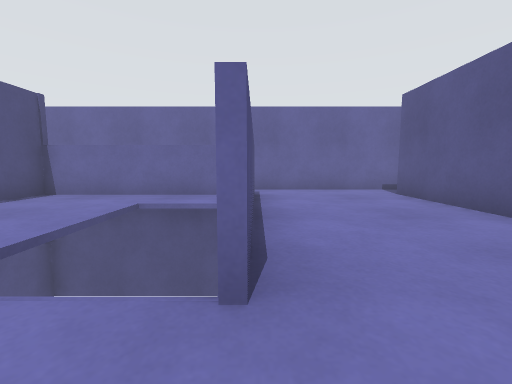
view 1 (above)

16 first-person views from a walk through a world built for the Gazebo simulator. The camera is 0.72 m above the floor, tilts 6° down and sees 90° across. The floor is counted in squares, 1 m on a side. Each view is taken from the middle of a square. On the plan, view 1 faces up. The plan holds only what a view shows up to about 9 squares ahead; the rest is blank. The place goes on beyond the plan. Robots are left out.

view 2
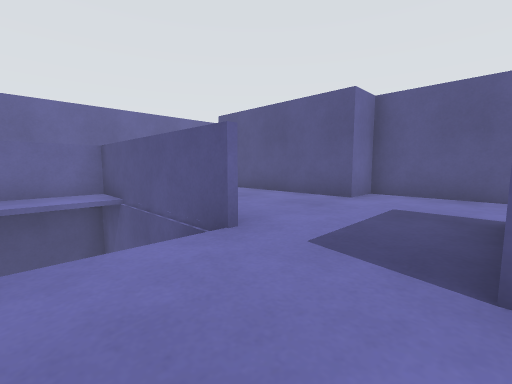

view 3
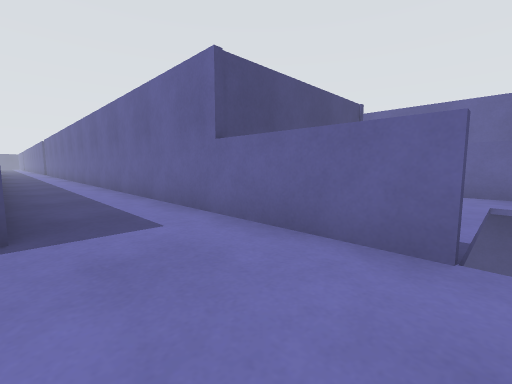

view 4
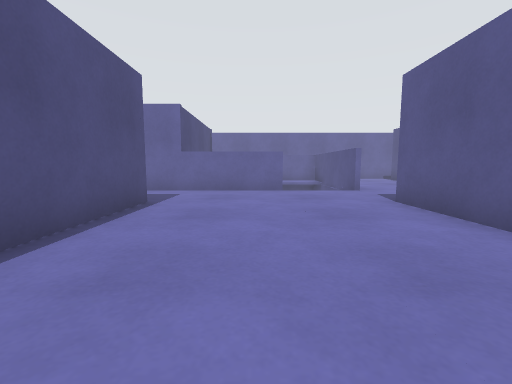

view 5
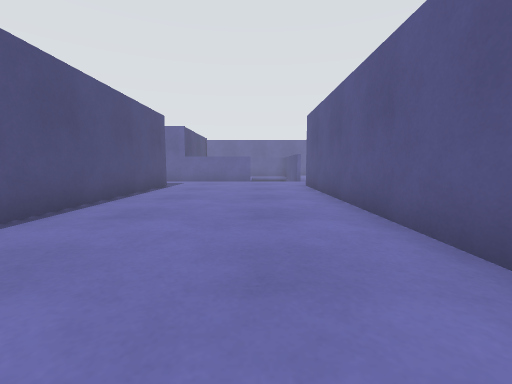

view 6
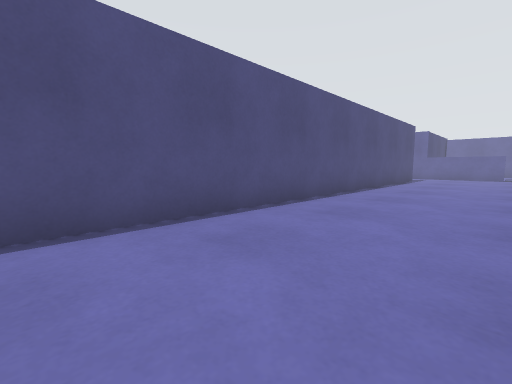

view 7
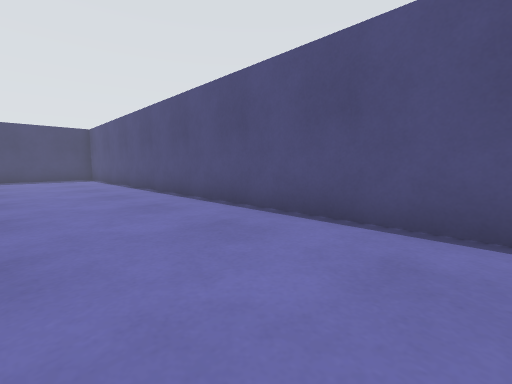

view 8
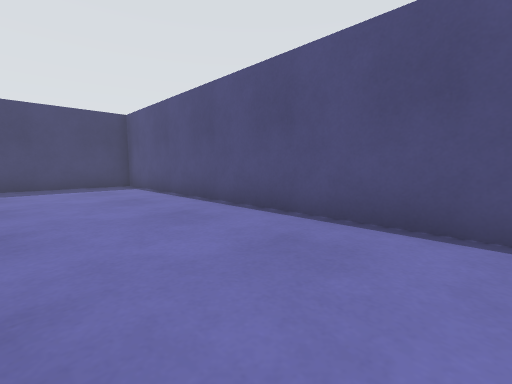

view 9
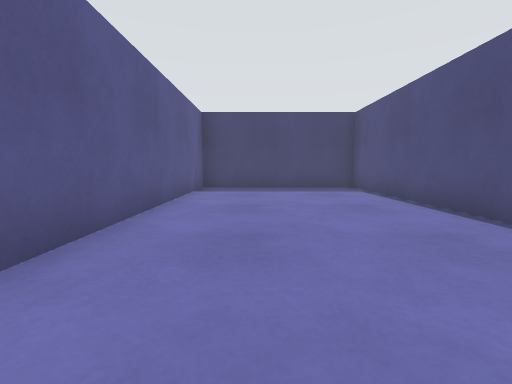

view 10
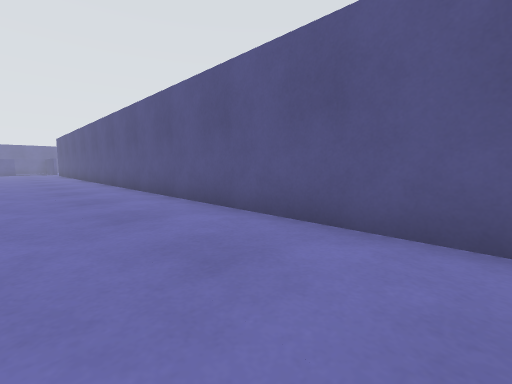

view 11
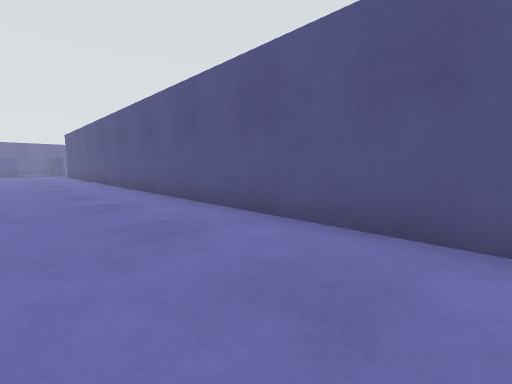

view 12
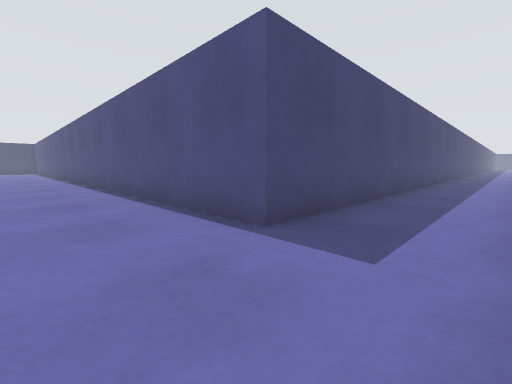

view 13
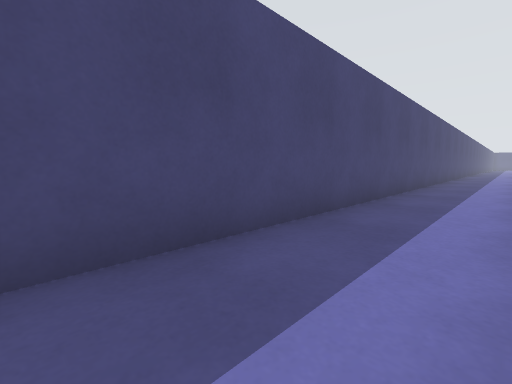

view 14
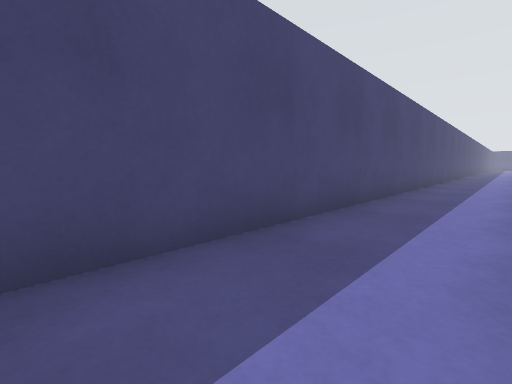

view 15
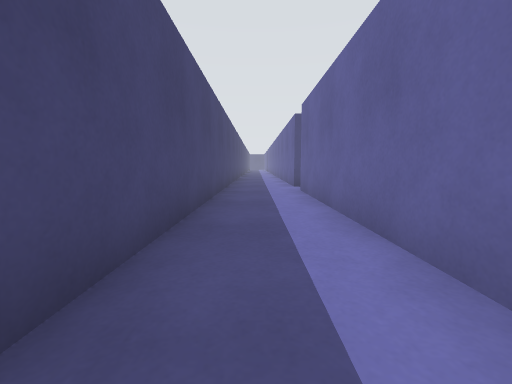

view 16
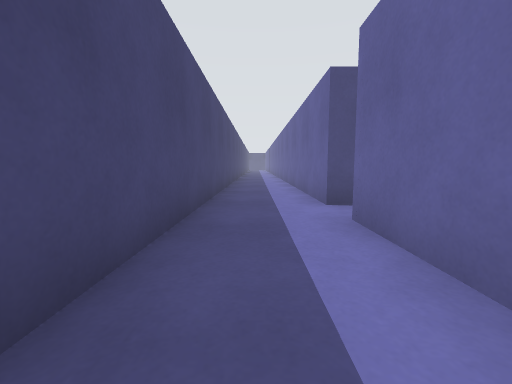

### Floor plan
Points are (right, up) in squares from view 1. A wall is a line through its corners. A room is listed if a view was taken in it or the views show most of it. See-through windows are left out.
Room 1 (view 1)
walls: (-2.2, 4) (-2.2, 1.9); (0, 4) (0, 1.3); (-0.2, 1.1) (-0.2, 6.2); (4.2, 7.6) (-6.1, 7.6); (4.6, -1) (4.6, 1.5) (3.5, 1.5) (3.5, 6.4)
ways out: opening at (-1, 0.7) to room 2
Room 2 (views 2, 3, 4, 5, 6, 7, 8, 9, 10, 11, 12, 13, 14, 15, 16)
walls: (-2.1, 1.3) (-12.6, 1.3); (-5.1, 4) (-5.1, 1.3); (-18.1, 1.3) (-24.4, 1.3); (-25.6, 1.8) (-25.6, 1.3) (-29.5, 1.3); (-29.5, -1) (-5.1, -1) (-5.2, -26.3) (-0.3, -26.3) (-0.2, -1)
ways out: opening at (-1, 0.7) to room 1; opening at (-25, 1)

Positions as (right, up) in squares from view 1, and headings:
1: (0, 0), facing up
2: (-2, -1), facing up-right
3: (-2, -1), facing up-left
4: (-3, -6), facing up
5: (-2, -10), facing up
6: (-2, -14), facing up-left
7: (-2, -12), facing down-left
8: (-2, -17), facing down-left
9: (-2, -18), facing down
10: (-3, -22), facing up-right
11: (-3, -19), facing up-right
12: (-3, 1), facing down-left
13: (-9, 1), facing down-left
14: (-14, 1), facing down-left
15: (-17, 0), facing left
16: (-21, 0), facing left
